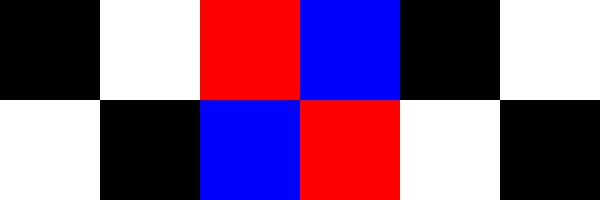

This figure's Python source:
import numpy as np
from PIL import Image

black = [0, 0, 0]
white = [255, 255, 255]
red = [255, 0, 0]
blue = [0, 0, 255]

tile1 = [ # 2x2 image of black-white checkerboard
    [black, white],
    [white, black],
]

tile2 = [ # 2x2 image of red-blue checkerboard
    [red, blue],
    [blue, red],
]

tiles = np.array([tile1, tile2], np.uint8)

# Generate 3x1 row of tiles, where its tile1 then tile2 then tile1
row = np.array([0, 1, 0])

arr = np.hstack(tiles[row])

# arr looks like this
# arr = np.array([
#     [black, white, red, blue, black, white],
#     [white, black, blue, red, white, black],
# ], np.uint8)

im = Image.fromarray(arr, 'RGB')

# Scale up by a factor of 100 so we can actually see it
im = im.resize((im.width * 100, im.height * 100), Image.NEAREST)

im.save('test.png')
